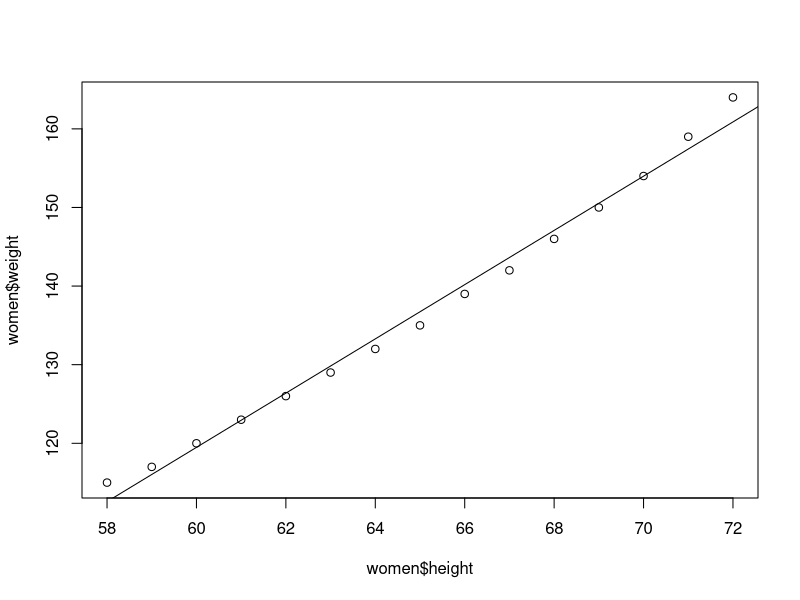
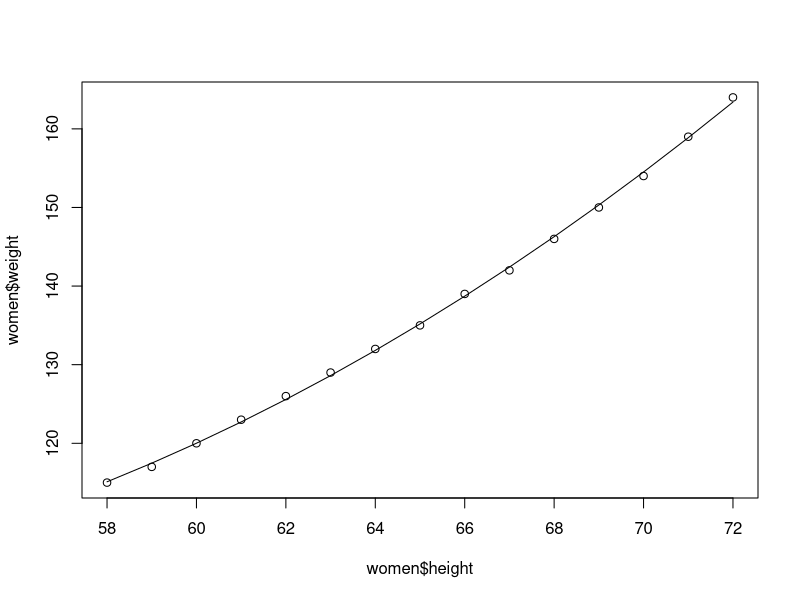
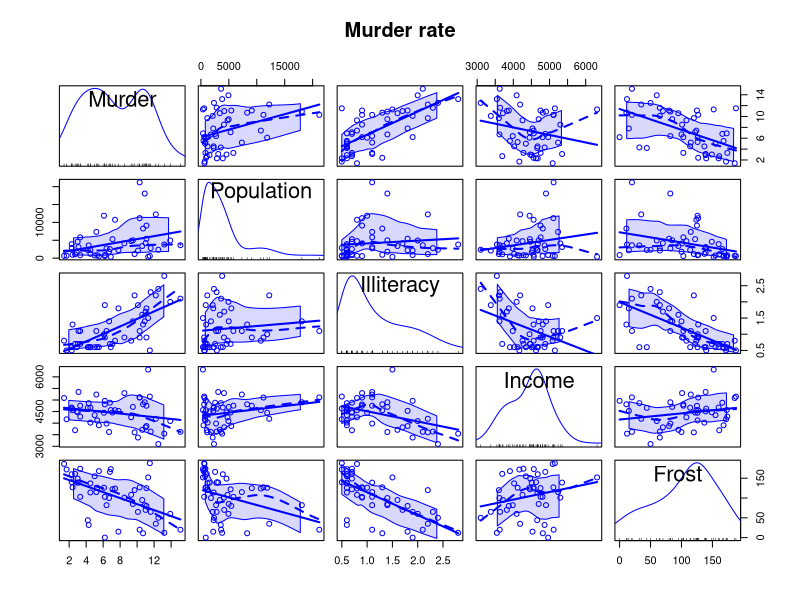
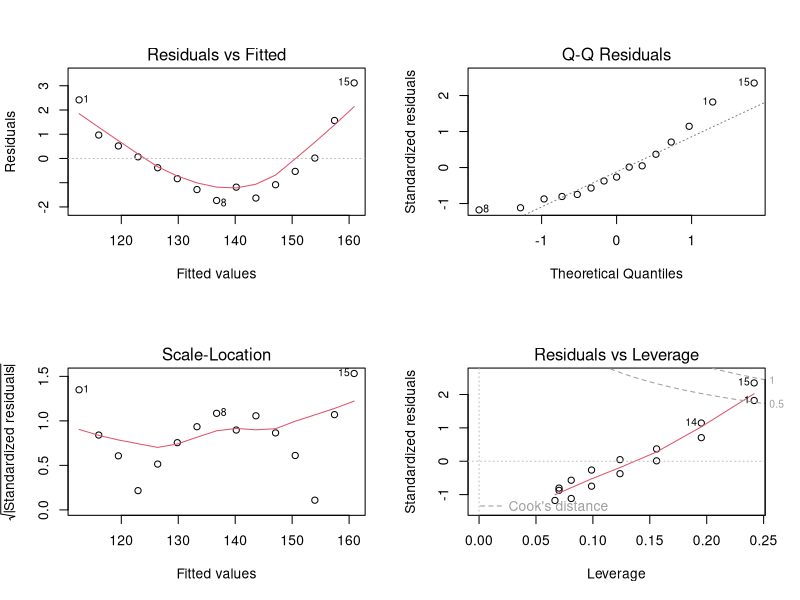

Generate these figures, in order, with R:
# OLS regression. least square
women
fit <- lm( weight ~ height, data=women)
summary(fit)
# draw each point
plot(women$height, women$weight)
# draw the line as linear model we learned from data.
abline(fit)


# multinomial regression, y = x * x + x
fit2 <- lm( weight ~ height + I(height^2), data=women)
summary(fit2)
plot(women$height, women$weight)
# the line to fitting a x to y serial.
lines(women$height, fitted(fit2))

# cor method for covariance
states <- as.data.frame(state.x77[, c("Murder", "Population", 
                                      "Illiteracy", "Income", "Frost")])
cor(states)
library(car)
scatterplotMatrix(states, spread=FALSE, lty.smooth=2, main="Murder rate")

# multi variable regression, in this case, all factors are independent.
fit <- lm(Murder ~ Population + Illiteracy + Income + Frost, data=states)
summary(fit)
# regression judgement. confidience of parameters we got
confint(fit)

# multi variable regression, 
fit <- lm(mpg ~ hp + wt + hp:wt, data=mtcars)
summary(fit)

# plot for lm
fit <- lm(weight ~ height, data=women)
par(mfrow=c(2, 2))
plot(fit)


# from the output we can see the intercept close to 0
# and parameter close to 1. it is a simple linear.
x <- c(1:10)
y <- seq(from = 10, to = 100, by=10)
summary(lm(y ~ x))

# two variable. 
x1 <- c(1:10)
x2 <- c(11:20)
y <- seq(from = 10, to = 130, by=13)
summary(lm(y ~ x1 + x2))











